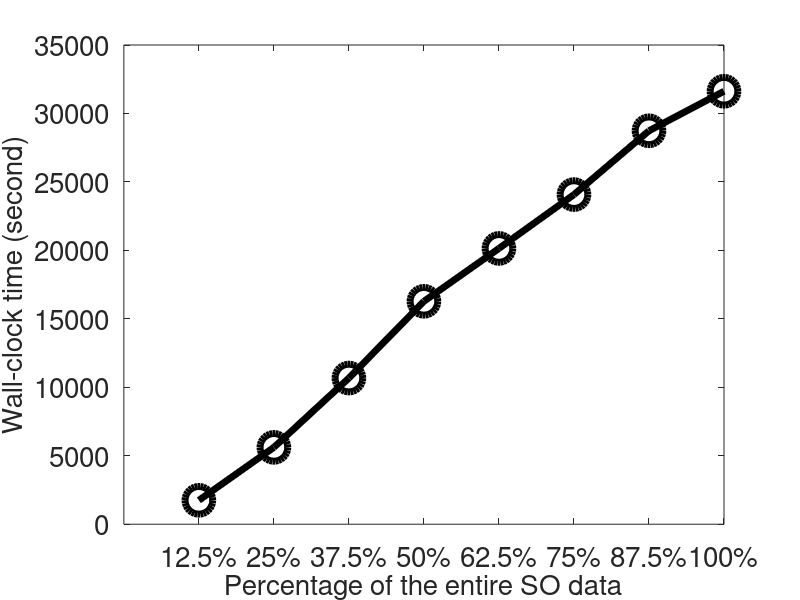

This figure's MATLAB source:
X=[12.5 25 37.5 50 62.5 75 87.5 100];
Y=[1746 5613 10676 16281 20142 24075 28734 31621];

figure('units','normalized','position',[0.1,0.4,0.6,0.5]);
hold on;

plot(X,Y(1,:),'ko-','linewidth',5,'markersize',20);

set(gca,'XTick',X);
set(gca,'XTickLabel',{'12.5%','25%','37.5%','50%','62.5%','75%','87.5%','100%'});
set(gca,'FontSize',20);
% set(gca,'yscale','log');

box on;

set(gca,'YMinorTick','off');

xlabel('Percentage of the entire SO data','fontsize',20);
ylabel('Wall-clock time (second)','fontsize',20);

